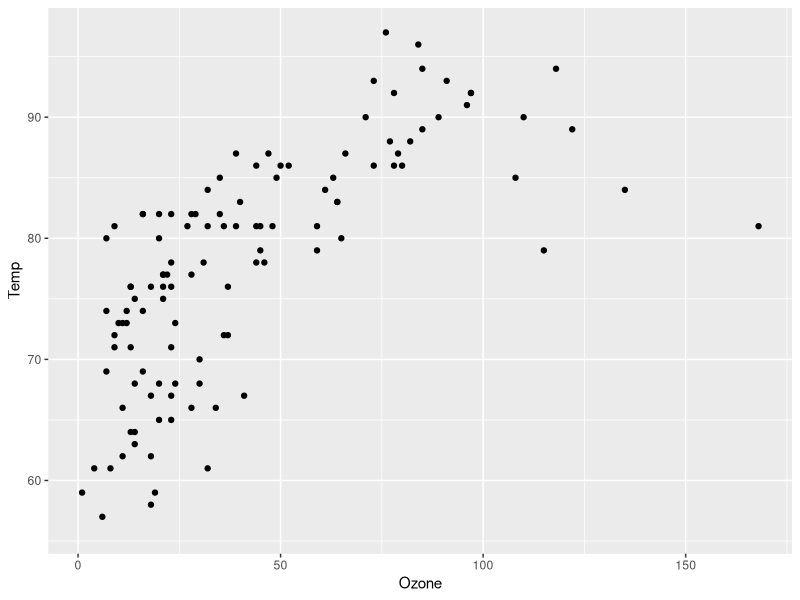
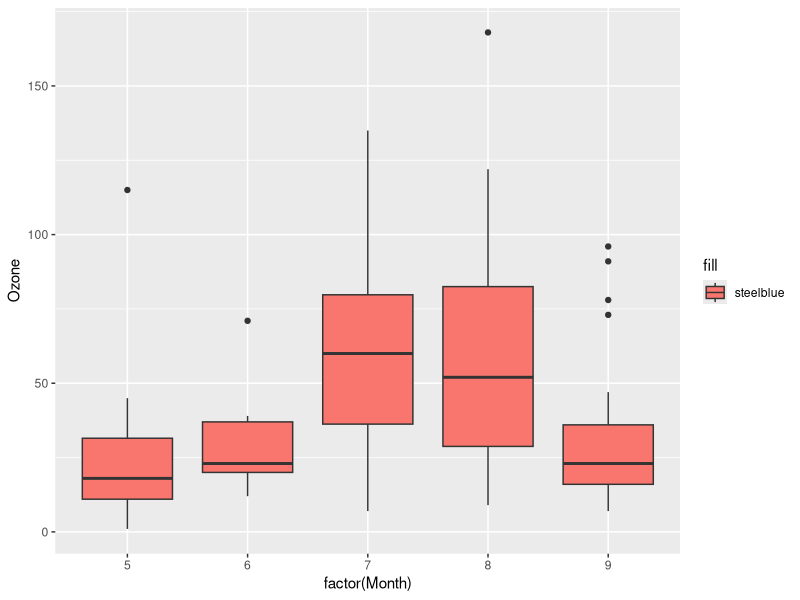
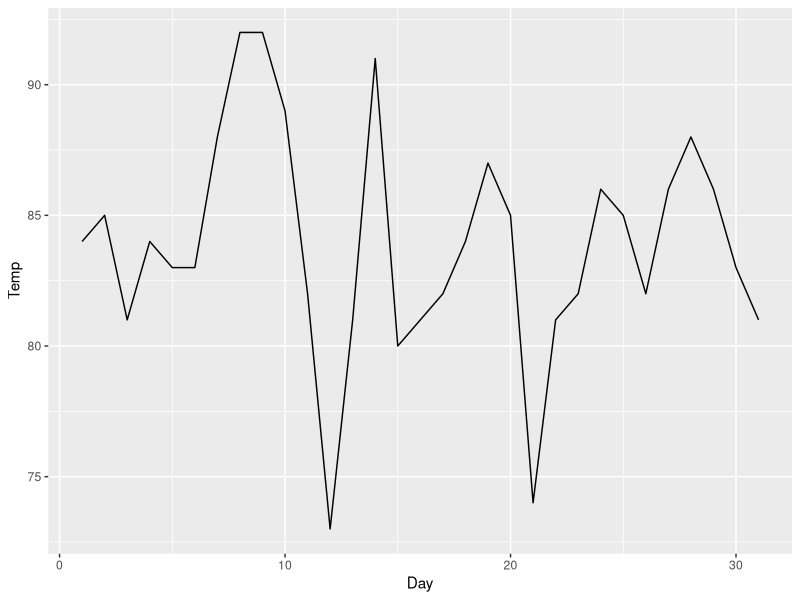
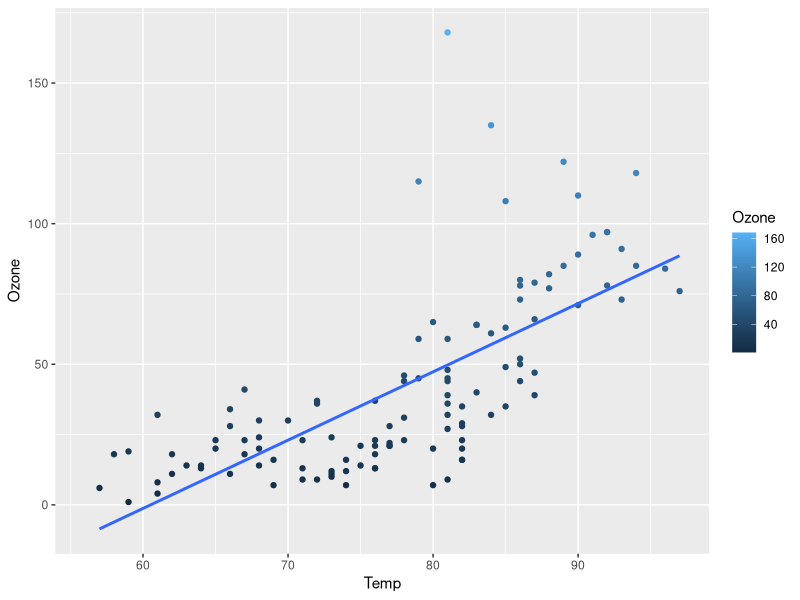
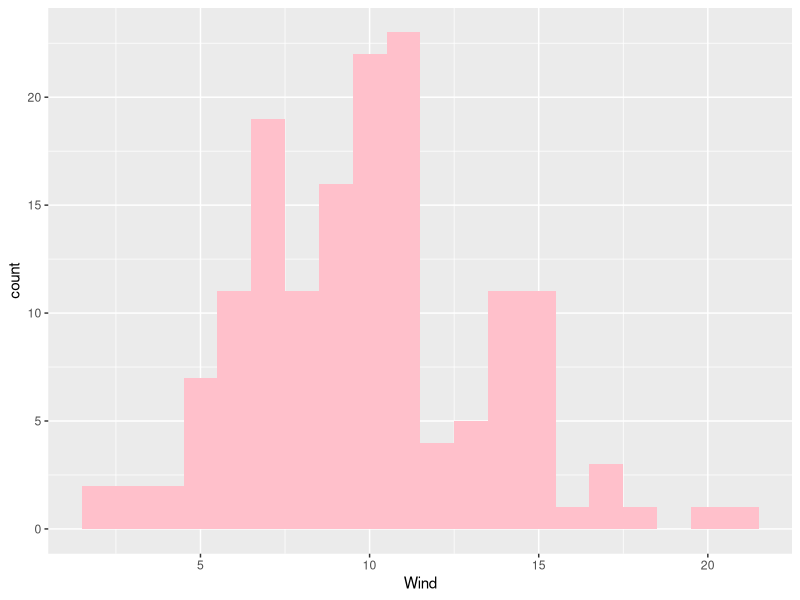
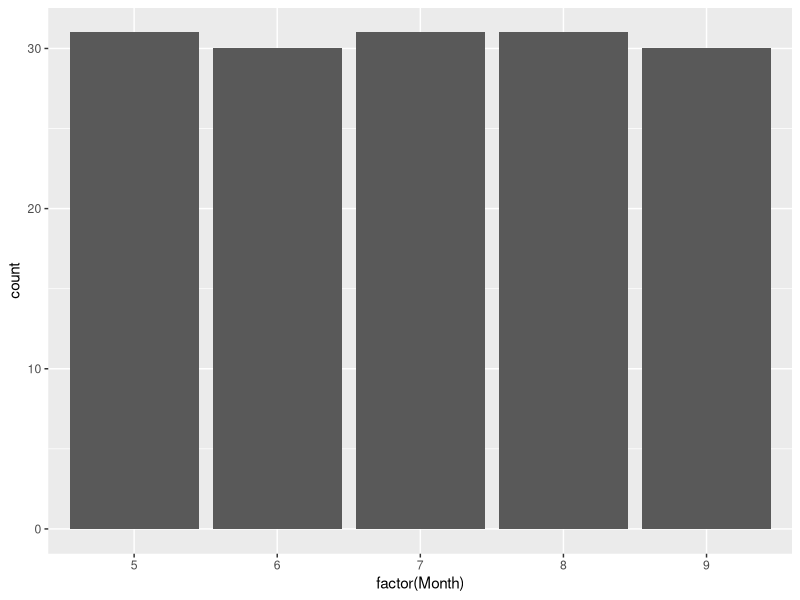

Write R code to recreate these figures, in order. (Note: this script raises an error after producing the figures.)
library(dplyr)
library(ggplot2)
airquality
#1
ggplot(data = airquality, aes(x = Ozone, y = Temp)) +
  geom_point()

#2
ggplot(data = airquality, aes(x= factor(Month), y = Ozone, fill = 'steelblue')) +
  geom_boxplot()

#3

ggplot(filter(airquality, Month == 7), aes(x = Day, y = Temp))+
  geom_line()

#4
ggplot(airquality, aes(x = Temp, y = Ozone, color = Ozone)) +
  geom_point() +
  geom_smooth(method = "lm", se = FALSE)

#5
ggplot(airquality, aes(x = Wind)) +
  geom_histogram(binwidth = 1, fill = "pink")

#6
ggplot(airquality, aes(x = factor(Month))) +
  geom_bar()

#7
ggplot(airquality, aes(x = Temp, y = Ozone)) +
  geom_point() +
  facet_wrap(- Month)

